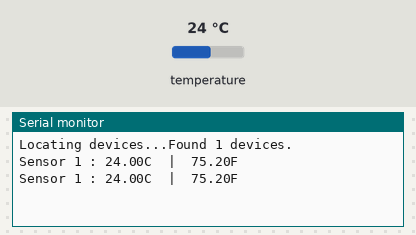
The sketch below on a simulated Arduino Uno, built with avr-gcc and run on an emulated ATmega328P. On the bench: the last lines printed to the serial monitor. Inputs (shaded band) come from the test bench; at power-on: temperature 24 °C.

Above: at 3.3 s.
3.4 s: temperature set to 12 °C
At 4.6 s:
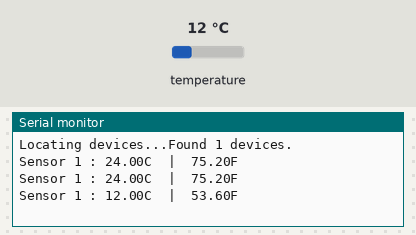
5.9 s: temperature set to 19 °C
At 7.1 s:
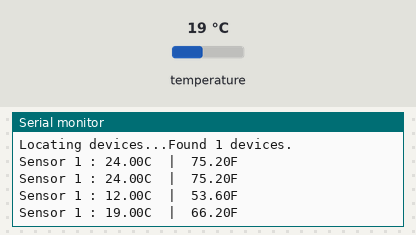
Timing chart, 0 to 8.9 s (numbered marks = the images above; inputs shaded):
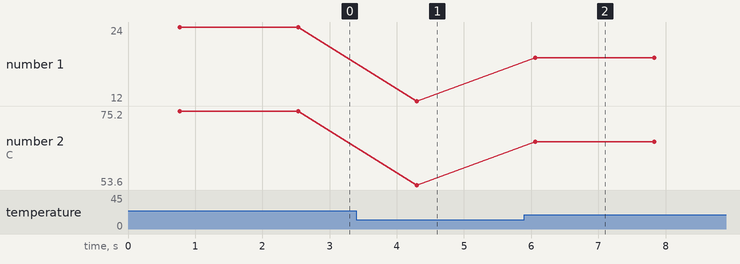

Measured:
- after the input at 3.4 s, the serial monitor: prints a new line after 0.90 s (image 1)
- after the input at 5.9 s, the serial monitor: prints a new line after 0.16 s (image 2)
- plotted number 1: 24 → 12 after the input at 3.4 s, 12 → 19 after the input at 5.9 s
- plotted number 2: 75.2 → 53.6 after the input at 3.4 s, 53.6 → 66.2 after the input at 5.9 s

The sketch:

temp_final_03_08_20.ino
```cpp
//Use these packages
#include <OneWire.h>
#include <DallasTemperature.h>

//Data wire plugged into digital pin 2 on Arduino
#define ONE_WIRE_BUS 2

// Setup a oneWire instance to communicate with any OneWire device
OneWire oneWire(ONE_WIRE_BUS);

// Pass oneWire reference to DallasTemperature library
DallasTemperature sensors(&oneWire);

int deviceCount = 0;
float tempC;

//Initialize the bus and detects all DS18B20s in it.
void setup(void)
{
  sensors.begin();  // Start up the library
  Serial.begin(9600);

  // locate devices on the bus
  Serial.print("Locating devices...");
  Serial.print("Found ");
  deviceCount = sensors.getDeviceCount();
  Serial.print(deviceCount, DEC);
  Serial.println(" devices.");
  Serial.println("");
}

void loop(void)
{
  // Send command to all the sensors for temperature conversion
  sensors.requestTemperatures();

  // Display temperature from each sensor, loop from i = 0 to i < devicecount
  for (int i = 0;  i < deviceCount;  i++)
  {
    Serial.print("Sensor ");
    Serial.print(i + 1);
    Serial.print(" : ");
    tempC = sensors.getTempCByIndex(i);
    Serial.print(tempC); //Degrees Celcius
    Serial.print("C  |  ");
    Serial.print(DallasTemperature::toFahrenheit(tempC)); //Degrees Fahrenheit
    Serial.println("F");
  }

  Serial.println("");
  delay(1000);
}

// Plug power to 5V, ground to GND, and the middle wire (purple) to pin 2 (or whatever pin set above)
//Remember to install the <OneWire.h> and <DallasTemperature.h> packages, or simply use the files I included in this folder.
//If shows error "bad file descripter" or "failed to send command to serial port,
//Go to Tools > Port > Arduino Mega 2560 , or change to whatever arduino is being used.
```
